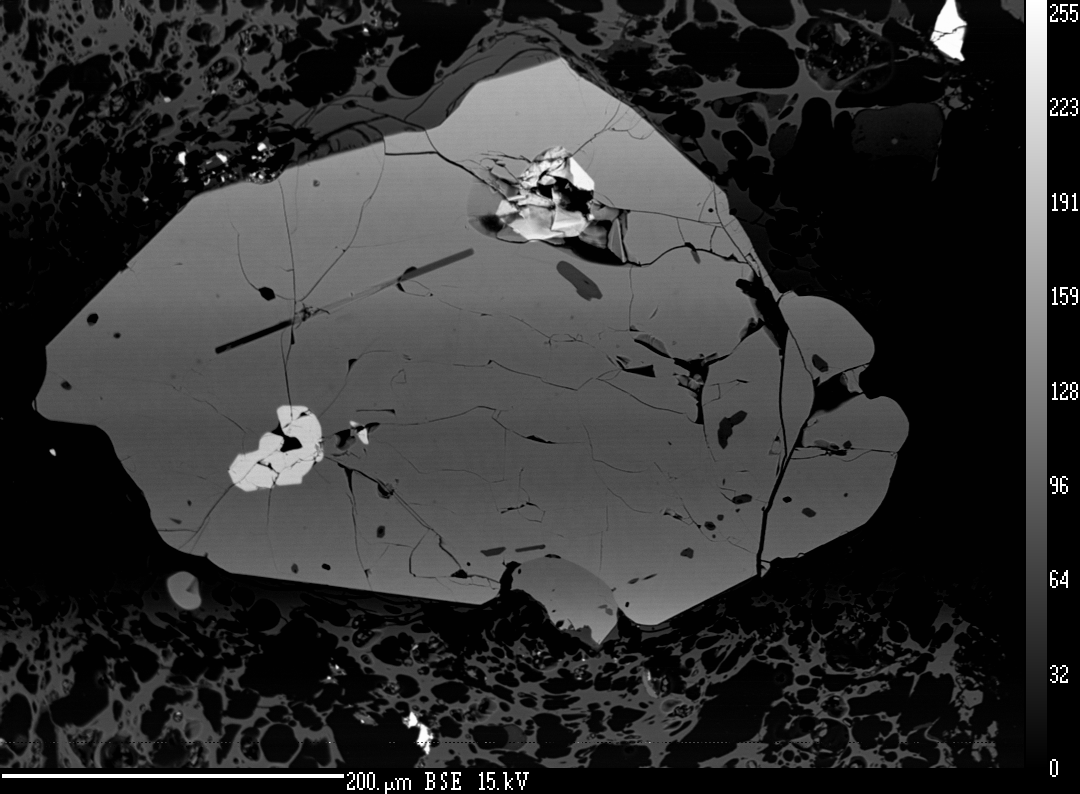
#> input picture histogram_embed_img/BT-21A-15-touching-pair.png, 1080 x 794 px
$ python BT-touching-pairs-BT-21A-v2.py
#> lines starting #> are read from the running program, lines starting #| are printed output that depends on the picture
#!/home/samhaug/anaconda2/bin/python
#!/usr/bin/env python3
# -*- coding: utf-8 -*-
'''
=========================================================
4 part figure for touching pairs of oxides in Bishop Tuff samples
February 13 2018
James Jolles
=========================================================
'''

import matplotlib.pyplot as plt
#from nplib import scolor, splot2
#import pandas as pd
import numpy as np
from matplotlib.ticker import MultipleLocator
import matplotlib.image as mpimg

fig = plt.figure(figsize=(4.5,4))

#reading data and setting bins
d = np.genfromtxt('BT-touching-pairs.csv',skip_header=1,delimiter=',')
t = np.genfromtxt('BT-TEMPS-NNO.csv',skip_header=1,delimiter=',')
binBoundariesTMTE = np.linspace(7,9.5,26)
binBoundariesILM = np.linspace(43,48,51)
binBoundariesTEMP = np.linspace(680,840,161)

#Text lines at ylim * 7/8 and ylim * 3/4 seem good
#Subplot for TMTE
ax1 = fig.add_subplot(221)
n, bins, patches = ax1.hist(d[:,4],color='r',bins=binBoundariesTMTE)
ax1.set_xlabel('TiO$_2$ (wt%)',size='10')
ax1.set_ylabel('Number of Analyses', size='9.5')
ax1.text(7.1,8.75,'TMTE',size=9)
ax1.text(7.1,7.5,'n = 24',size=9)
ax1_ml = MultipleLocator(0.5)
ax1.xaxis.set_minor_locator(ax1_ml)
ax1.tick_params(axis='both', which='major', labelsize=8,)
ax1.set_ylim([0,10])
ax1.yaxis.set_ticks(np.arange(0,11,5))
ax1.set_xlim([7,9.5])
ax1.xaxis.set_ticks(np.arange(7,9.6,0.5))
#black bar on the plots
ax1.axhline(y=5,xmin=.32,xmax=.88,color='k',linewidth=4,alpha=1)
ax1.text(8.3,5.5,'TiO$_2$ range',size='8',ha='center')

#Subplot for ILM
ax2 = fig.add_subplot(222)
n, bins, patches = ax2.hist(d[:,5],color='r',bins=binBoundariesILM)
ax2.set_xlabel('TiO$_2$ (wt%)',size='10')
ax2.text(43.2,2.625,'ILM',size='9')
ax2.text(43.2,2.25,'n = 9',size='9')
ax2_ml = MultipleLocator(0.5)
ax2.xaxis.set_minor_locator(ax2_ml)
ax2.tick_params(axis='both', which='major', labelsize=8)
ax2.set_ylim([0,3])
ax2.set_xlim([43,48])
ax2.xaxis.set_ticks(np.arange(43,48.1,1))
ax2.axhline(y=2.3,xmin=.4,xmax=.74,color='k',linewidth=4,alpha=1)
ax2.text(45.9,2.5,'TiO$_2$ range',size='8',ha='center')

#Subplot for BSE image
ax3 = fig.add_subplot(223)
img = mpimg.imread('BT-21A-15-touching-pair.png')
#> img is the input picture: shape (794, 1080, 4) float32; mean R, G, B, A 0.194, 0.194, 0.194, 1
imgplot = plt.imshow(img)
ax3.text(50,100,'Ig2NWa',color='w',size='9')
ax3.axis('off')

#subplot for temperature histogram
ax4 = fig.add_subplot(224)
n, bins, patches = ax4.hist(t[:,2],color='grey',alpha=0.5,bins=binBoundariesTEMP)
n, bins, patches = ax4.hist(d[:,6],color='r',bins=binBoundariesTEMP)
ax4.set_xlabel('Temperature ($^\circ$C)',size='10')
ax4.text(686.4,52.25,r'787$\pm$12$^\circ$C', size='9')
ax4.text(686.4,45,'216 pairs', size='9')
ax4_ml = MultipleLocator(5)
ax4.xaxis.set_minor_locator(ax4_ml)
ax4.tick_params(axis='both', which='major', labelsize=8)
ax4.set_ylim([0,60])
ax4.set_xlim([680,840])
ax4.xaxis.set_ticks(np.arange(680,841,40))

#drawing fig and saving it
fig1 = plt.gcf()
plt.tight_layout()
plt.show()
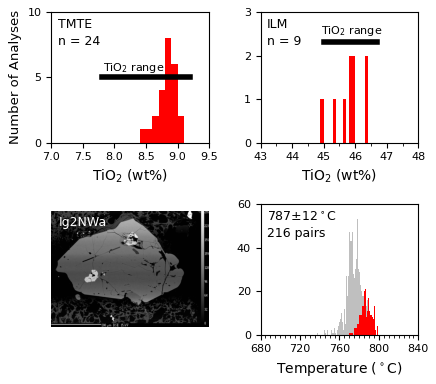
#> figure drawn by matplotlib, 4 panels; panel 1: tallest bar 8 high, from x = 8.8 to 8.9; panel 4: tallest bar 53 high, from x = 778 to 779; panel 4: tallest bar 21 high, from x = 786 to 787
plt.draw()
fig1.savefig('Figs2/BT-21A-touching-pairs-v2.png',dpi=300)
